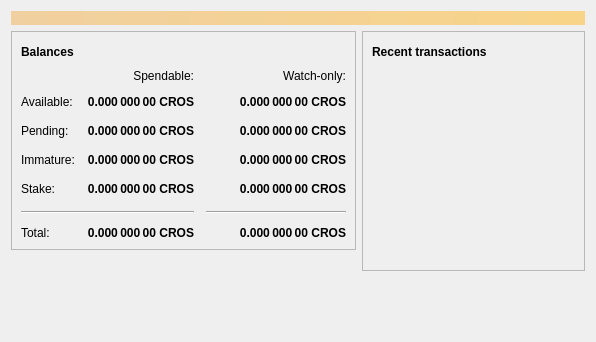
<?xml version="1.0" encoding="UTF-8"?>
<ui version="4.0">
 <class>OverviewPage</class>
 <widget class="QWidget" name="OverviewPage">
  <property name="geometry">
   <rect>
    <x>0</x>
    <y>0</y>
    <width>596</width>
    <height>342</height>
   </rect>
  </property>
  <property name="windowTitle">
   <string>Form</string>
  </property>
  <layout class="QVBoxLayout" name="topLayout">
   <item>
    <widget class="QLabel" name="labelAlerts">
     <property name="visible">
      <bool>false</bool>
     </property>
     <property name="styleSheet">
      <string notr="true">QLabel { background-color: qlineargradient(x1: 0, y1: 0, x2: 1, y2: 0, stop:0 #F0D0A0, stop:1 #F8D488); color:#000000; }</string>
     </property>
     <property name="wordWrap">
      <bool>true</bool>
     </property>
     <property name="margin">
      <number>3</number>
     </property>
     <property name="textInteractionFlags">
      <set>Qt::TextSelectableByMouse</set>
     </property>
    </widget>
   </item>
   <item>
    <layout class="QHBoxLayout" name="horizontalLayout" stretch="1,1">
     <item>
      <layout class="QVBoxLayout" name="verticalLayout_2">
       <item>
        <widget class="QFrame" name="frame">
         <property name="frameShape">
          <enum>QFrame::StyledPanel</enum>
         </property>
         <property name="frameShadow">
          <enum>QFrame::Raised</enum>
         </property>
         <layout class="QVBoxLayout" name="verticalLayout_4">
          <item>
           <layout class="QHBoxLayout" name="horizontalLayout_4">
            <item>
             <widget class="QLabel" name="label_5">
              <property name="font">
               <font>
                <weight>75</weight>
                <bold>true</bold>
               </font>
              </property>
              <property name="text">
               <string>Balances</string>
              </property>
             </widget>
            </item>
            <item>
             <widget class="QPushButton" name="labelWalletStatus">
              <property name="enabled">
               <bool>true</bool>
              </property>
              <property name="maximumSize">
               <size>
                <width>30</width>
                <height>16777215</height>
               </size>
              </property>
              <property name="toolTip">
               <string>The displayed information may be out of date. Your wallet automatically synchronizes with the Croston network after a connection is established, but this process has not completed yet.</string>
              </property>
              <property name="text">
               <string/>
              </property>
              <property name="icon">
               <iconset resource="../croston.qrc">
                <normaloff>:/icons/warning</normaloff>
                <disabledoff>:/icons/warning</disabledoff>:/icons/warning</iconset>
              </property>
              <property name="iconSize">
               <size>
                <width>24</width>
                <height>24</height>
               </size>
              </property>
              <property name="flat">
               <bool>true</bool>
              </property>
             </widget>
            </item>
            <item>
             <spacer name="horizontalSpacer_3">
              <property name="orientation">
               <enum>Qt::Horizontal</enum>
              </property>
              <property name="sizeHint" stdset="0">
               <size>
                <width>40</width>
                <height>20</height>
               </size>
              </property>
             </spacer>
            </item>
           </layout>
          </item>
          <item>
           <layout class="QGridLayout" name="gridLayout">
            <property name="spacing">
             <number>12</number>
            </property>
            <item row="2" column="2">
             <widget class="QLabel" name="labelWatchPending">
              <property name="font">
               <font>
                <weight>75</weight>
                <bold>true</bold>
               </font>
              </property>
              <property name="cursor">
               <cursorShape>IBeamCursor</cursorShape>
              </property>
              <property name="toolTip">
               <string>Unconfirmed transactions to watch-only addresses</string>
              </property>
              <property name="text">
               <string notr="true">0.000 000 00 CROS</string>
              </property>
              <property name="alignment">
               <set>Qt::AlignRight|Qt::AlignTrailing|Qt::AlignVCenter</set>
              </property>
              <property name="textInteractionFlags">
               <set>Qt::LinksAccessibleByMouse|Qt::TextSelectableByKeyboard|Qt::TextSelectableByMouse</set>
              </property>
             </widget>
            </item>
            <item row="2" column="1">
             <widget class="QLabel" name="labelUnconfirmed">
              <property name="font">
               <font>
                <weight>75</weight>
                <bold>true</bold>
               </font>
              </property>
              <property name="cursor">
               <cursorShape>IBeamCursor</cursorShape>
              </property>
              <property name="toolTip">
               <string>Total of transactions that have yet to be confirmed, and do not yet count toward the spendable balance</string>
              </property>
              <property name="text">
               <string notr="true">0.000 000 00 CROS</string>
              </property>
              <property name="alignment">
               <set>Qt::AlignRight|Qt::AlignTrailing|Qt::AlignVCenter</set>
              </property>
              <property name="textInteractionFlags">
               <set>Qt::LinksAccessibleByMouse|Qt::TextSelectableByKeyboard|Qt::TextSelectableByMouse</set>
              </property>
             </widget>
            </item>
            <item row="3" column="2">
             <widget class="QLabel" name="labelWatchImmature">
              <property name="font">
               <font>
                <weight>75</weight>
                <bold>true</bold>
               </font>
              </property>
              <property name="cursor">
               <cursorShape>IBeamCursor</cursorShape>
              </property>
              <property name="toolTip">
               <string>Mined balance in watch-only addresses that has not yet matured</string>
              </property>
              <property name="text">
               <string notr="true">0.000 000 00 CROS</string>
              </property>
              <property name="alignment">
               <set>Qt::AlignRight|Qt::AlignTrailing|Qt::AlignVCenter</set>
              </property>
              <property name="textInteractionFlags">
               <set>Qt::LinksAccessibleByMouse|Qt::TextSelectableByKeyboard|Qt::TextSelectableByMouse</set>
              </property>
             </widget>
            </item>
            <item row="5" column="0" colspan="2">
             <widget class="Line" name="line">
              <property name="orientation">
               <enum>Qt::Horizontal</enum>
              </property>
             </widget>
            </item>
            <item row="5" column="2">
             <widget class="Line" name="lineWatchBalance">
              <property name="sizePolicy">
               <sizepolicy hsizetype="Preferred" vsizetype="Fixed">
                <horstretch>0</horstretch>
                <verstretch>0</verstretch>
               </sizepolicy>
              </property>
              <property name="minimumSize">
               <size>
                <width>140</width>
                <height>0</height>
               </size>
              </property>
              <property name="orientation">
               <enum>Qt::Horizontal</enum>
              </property>
             </widget>
            </item>
            <item row="6" column="0">
             <widget class="QLabel" name="labelTotalText">
              <property name="text">
               <string>Total:</string>
              </property>
             </widget>
            </item>
            <item row="3" column="1">
             <widget class="QLabel" name="labelImmature">
              <property name="font">
               <font>
                <weight>75</weight>
                <bold>true</bold>
               </font>
              </property>
              <property name="cursor">
               <cursorShape>IBeamCursor</cursorShape>
              </property>
              <property name="toolTip">
               <string>Mined balance that has not yet matured</string>
              </property>
              <property name="text">
               <string notr="true">0.000 000 00 CROS</string>
              </property>
              <property name="alignment">
               <set>Qt::AlignRight|Qt::AlignTrailing|Qt::AlignVCenter</set>
              </property>
              <property name="textInteractionFlags">
               <set>Qt::LinksAccessibleByMouse|Qt::TextSelectableByKeyboard|Qt::TextSelectableByMouse</set>
              </property>
             </widget>
            </item>
            <item row="2" column="3">
             <spacer name="horizontalSpacer_2">
              <property name="orientation">
               <enum>Qt::Horizontal</enum>
              </property>
              <property name="sizeHint" stdset="0">
               <size>
                <width>40</width>
                <height>20</height>
               </size>
              </property>
             </spacer>
            </item>
            <item row="3" column="0">
             <widget class="QLabel" name="labelImmatureText">
              <property name="text">
               <string>Immature:</string>
              </property>
             </widget>
            </item>
            <item row="4" column="1">
             <widget class="QLabel" name="labelStake">
              <property name="font">
               <font>
                <weight>75</weight>
                <bold>true</bold>
               </font>
              </property>
              <property name="cursor">
               <cursorShape>IBeamCursor</cursorShape>
              </property>
              <property name="toolTip">
               <string>Stake</string>
              </property>
              <property name="text">
               <string notr="true">0.000 000 00 CROS</string>
              </property>
              <property name="alignment">
               <set>Qt::AlignRight|Qt::AlignTrailing|Qt::AlignVCenter</set>
              </property>
              <property name="textInteractionFlags">
               <set>Qt::LinksAccessibleByMouse|Qt::TextSelectableByKeyboard|Qt::TextSelectableByMouse</set>
              </property>
             </widget>
            </item>
            <item row="4" column="3">
             <spacer name="horizontalSpacer_4">
              <property name="orientation">
               <enum>Qt::Horizontal</enum>
              </property>
              <property name="sizeHint" stdset="0">
               <size>
                <width>40</width>
                <height>20</height>
               </size>
              </property>
             </spacer>
            </item>
            <item row="4" column="0">
             <widget class="QLabel" name="labelStakeText">
              <property name="text">
                <string>Stake:</string>
              </property>
             </widget>
            </item>
            <item row="4" column="2">
             <widget class="QLabel" name="labelWatchStake">
              <property name="font">
               <font>
                <weight>75</weight>
                <bold>true</bold>
               </font>
              </property>
              <property name="cursor">
               <cursorShape>IBeamCursor</cursorShape>
              </property>
              <property name="toolTip">
               <string>Watch Stake</string>
              </property>
              <property name="text">
               <string notr="true">0.000 000 00 CROS</string>
              </property>
              <property name="alignment">
               <set>Qt::AlignRight|Qt::AlignTrailing|Qt::AlignVCenter</set>
              </property>
              <property name="textInteractionFlags">
               <set>Qt::LinksAccessibleByMouse|Qt::TextSelectableByKeyboard|Qt::TextSelectableByMouse</set>
              </property>
             </widget>
            </item>
            <item row="6" column="1">
             <widget class="QLabel" name="labelTotal">
              <property name="font">
               <font>
                <weight>75</weight>
                <bold>true</bold>
               </font>
              </property>
              <property name="cursor">
               <cursorShape>IBeamCursor</cursorShape>
              </property>
              <property name="toolTip">
               <string>Your current total balance</string>
              </property>
              <property name="text">
               <string notr="true">0.000 000 00 CROS</string>
              </property>
              <property name="alignment">
               <set>Qt::AlignRight|Qt::AlignTrailing|Qt::AlignVCenter</set>
              </property>
              <property name="textInteractionFlags">
               <set>Qt::LinksAccessibleByMouse|Qt::TextSelectableByKeyboard|Qt::TextSelectableByMouse</set>
              </property>
             </widget>
            </item>
            <item row="6" column="2">
             <widget class="QLabel" name="labelWatchTotal">
              <property name="font">
               <font>
                <weight>75</weight>
                <bold>true</bold>
               </font>
              </property>
              <property name="cursor">
               <cursorShape>IBeamCursor</cursorShape>
              </property>
              <property name="toolTip">
               <string>Current total balance in watch-only addresses</string>
              </property>
              <property name="text">
               <string notr="true">0.000 000 00 CROS</string>
              </property>
              <property name="alignment">
               <set>Qt::AlignRight|Qt::AlignTrailing|Qt::AlignVCenter</set>
              </property>
              <property name="textInteractionFlags">
               <set>Qt::LinksAccessibleByMouse|Qt::TextSelectableByKeyboard|Qt::TextSelectableByMouse</set>
              </property>
             </widget>
            </item>
            <item row="0" column="2">
             <widget class="QLabel" name="labelWatchonly">
              <property name="text">
               <string>Watch-only:</string>
              </property>
              <property name="alignment">
               <set>Qt::AlignRight|Qt::AlignTrailing|Qt::AlignVCenter</set>
              </property>
             </widget>
            </item>
            <item row="1" column="0">
             <widget class="QLabel" name="labelBalanceText">
              <property name="text">
               <string>Available:</string>
              </property>
             </widget>
            </item>
            <item row="1" column="1">
             <widget class="QLabel" name="labelBalance">
              <property name="font">
               <font>
                <weight>75</weight>
                <bold>true</bold>
               </font>
              </property>
              <property name="cursor">
               <cursorShape>IBeamCursor</cursorShape>
              </property>
              <property name="toolTip">
               <string>Your current spendable balance</string>
              </property>
              <property name="text">
               <string notr="true">0.000 000 00 CROS</string>
              </property>
              <property name="alignment">
               <set>Qt::AlignRight|Qt::AlignTrailing|Qt::AlignVCenter</set>
              </property>
              <property name="textInteractionFlags">
               <set>Qt::LinksAccessibleByMouse|Qt::TextSelectableByKeyboard|Qt::TextSelectableByMouse</set>
              </property>
             </widget>
            </item>
            <item row="1" column="2">
             <widget class="QLabel" name="labelWatchAvailable">
              <property name="font">
               <font>
                <weight>75</weight>
                <bold>true</bold>
               </font>
              </property>
              <property name="cursor">
               <cursorShape>IBeamCursor</cursorShape>
              </property>
              <property name="toolTip">
               <string>Your current balance in watch-only addresses</string>
              </property>
              <property name="text">
               <string notr="true">0.000 000 00 CROS</string>
              </property>
              <property name="alignment">
               <set>Qt::AlignRight|Qt::AlignTrailing|Qt::AlignVCenter</set>
              </property>
              <property name="textInteractionFlags">
               <set>Qt::LinksAccessibleByMouse|Qt::TextSelectableByKeyboard|Qt::TextSelectableByMouse</set>
              </property>
             </widget>
            </item>
            <item row="2" column="0">
             <widget class="QLabel" name="labelPendingText">
              <property name="text">
               <string>Pending:</string>
              </property>
             </widget>
            </item>
            <item row="0" column="1">
             <widget class="QLabel" name="labelSpendable">
              <property name="text">
               <string>Spendable:</string>
              </property>
              <property name="alignment">
               <set>Qt::AlignRight|Qt::AlignTrailing|Qt::AlignVCenter</set>
              </property>
             </widget>
            </item>
           </layout>
          </item>
         </layout>
        </widget>
       </item>
       <item>
        <spacer name="verticalSpacer">
         <property name="orientation">
          <enum>Qt::Vertical</enum>
         </property>
         <property name="sizeHint" stdset="0">
          <size>
           <width>20</width>
           <height>40</height>
          </size>
         </property>
        </spacer>
       </item>
      </layout>
     </item>
     <item>
      <layout class="QVBoxLayout" name="verticalLayout_3">
       <item>
        <widget class="QFrame" name="frame_2">
         <property name="frameShape">
          <enum>QFrame::StyledPanel</enum>
         </property>
         <property name="frameShadow">
          <enum>QFrame::Raised</enum>
         </property>
         <layout class="QVBoxLayout" name="verticalLayout">
          <item>
           <layout class="QHBoxLayout" name="horizontalLayout_2">
            <item>
             <widget class="QLabel" name="label_4">
              <property name="font">
               <font>
                <weight>75</weight>
                <bold>true</bold>
               </font>
              </property>
              <property name="text">
               <string>Recent transactions</string>
              </property>
             </widget>
            </item>
            <item>
             <widget class="QPushButton" name="labelTransactionsStatus">
              <property name="enabled">
               <bool>true</bool>
              </property>
              <property name="maximumSize">
               <size>
                <width>30</width>
                <height>16777215</height>
               </size>
              </property>
              <property name="toolTip">
               <string>The displayed information may be out of date. Your wallet automatically synchronizes with the Croston network after a connection is established, but this process has not completed yet.</string>
              </property>
              <property name="text">
               <string/>
              </property>
              <property name="icon">
               <iconset resource="../croston.qrc">
                <normaloff>:/icons/warning</normaloff>
                <disabledoff>:/icons/warning</disabledoff>:/icons/warning</iconset>
              </property>
              <property name="iconSize">
               <size>
                <width>24</width>
                <height>24</height>
               </size>
              </property>
              <property name="flat">
               <bool>true</bool>
              </property>
             </widget>
            </item>
            <item>
             <spacer name="horizontalSpacer">
              <property name="orientation">
               <enum>Qt::Horizontal</enum>
              </property>
              <property name="sizeHint" stdset="0">
               <size>
                <width>40</width>
                <height>20</height>
               </size>
              </property>
             </spacer>
            </item>
           </layout>
          </item>
          <item>
           <widget class="QListView" name="listTransactions">
            <property name="styleSheet">
             <string notr="true">QListView { background: transparent; }</string>
            </property>
            <property name="frameShape">
             <enum>QFrame::NoFrame</enum>
            </property>
            <property name="verticalScrollBarPolicy">
             <enum>Qt::ScrollBarAlwaysOff</enum>
            </property>
            <property name="horizontalScrollBarPolicy">
             <enum>Qt::ScrollBarAlwaysOff</enum>
            </property>
            <property name="selectionMode">
             <enum>QAbstractItemView::NoSelection</enum>
            </property>
           </widget>
          </item>
         </layout>
        </widget>
       </item>
       <item>
        <spacer name="verticalSpacer_2">
         <property name="orientation">
          <enum>Qt::Vertical</enum>
         </property>
         <property name="sizeHint" stdset="0">
          <size>
           <width>20</width>
           <height>40</height>
          </size>
         </property>
        </spacer>
       </item>
      </layout>
     </item>
    </layout>
   </item>
  </layout>
 </widget>
 <resources/>
 <connections/>
</ui>
